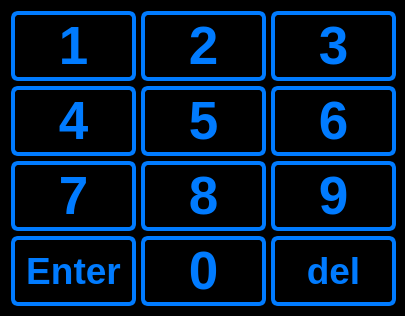
<?xml version="1.0" encoding="UTF-8"?>
<ui version="4.0">
 <class>PasswordWindow2</class>
 <widget class="QDialog" name="PasswordWindow2">
  <property name="geometry">
   <rect>
    <x>0</x>
    <y>0</y>
    <width>405</width>
    <height>316</height>
   </rect>
  </property>
  <property name="minimumSize">
   <size>
    <width>400</width>
    <height>316</height>
   </size>
  </property>
  <property name="maximumSize">
   <size>
    <width>405</width>
    <height>316</height>
   </size>
  </property>
  <property name="windowTitle">
   <string>Passworteingabe</string>
  </property>
  <property name="styleSheet">
   <string notr="true">QWidget
{
	color: rgb(0, 123, 255);	
	background-color: rgb(0, 0, 0);

}

QPushButton {
	background-color: rgb(0, 0, 0);
	color: (0, 123, 255);
    border-width: 4px;
	border-color: rgb(0, 123, 255);
	border-style: solid;
	border-radius: 7;
	padding: 3px;
	padding-left: 5px;
	padding-right: 5px;
}

QPushButton:pressed
{
	color: rgb(239, 151, 0);	
	border-color: rgb(239, 151, 0);
}</string>
  </property>
  <property name="modal">
   <bool>true</bool>
  </property>
  <layout class="QGridLayout" name="gridLayout">
   <item row="0" column="0">
    <widget class="QPushButton" name="PB1">
     <property name="minimumSize">
      <size>
       <width>125</width>
       <height>70</height>
      </size>
     </property>
     <property name="maximumSize">
      <size>
       <width>125</width>
       <height>70</height>
      </size>
     </property>
     <property name="font">
      <font>
       <pointsize>40</pointsize>
       <weight>75</weight>
       <bold>true</bold>
      </font>
     </property>
     <property name="text">
      <string>1</string>
     </property>
    </widget>
   </item>
   <item row="0" column="1">
    <widget class="QPushButton" name="PB2">
     <property name="minimumSize">
      <size>
       <width>125</width>
       <height>70</height>
      </size>
     </property>
     <property name="maximumSize">
      <size>
       <width>125</width>
       <height>70</height>
      </size>
     </property>
     <property name="font">
      <font>
       <pointsize>40</pointsize>
       <weight>75</weight>
       <bold>true</bold>
      </font>
     </property>
     <property name="text">
      <string>2</string>
     </property>
    </widget>
   </item>
   <item row="0" column="2">
    <widget class="QPushButton" name="PB3">
     <property name="minimumSize">
      <size>
       <width>125</width>
       <height>70</height>
      </size>
     </property>
     <property name="maximumSize">
      <size>
       <width>125</width>
       <height>70</height>
      </size>
     </property>
     <property name="font">
      <font>
       <pointsize>40</pointsize>
       <weight>75</weight>
       <bold>true</bold>
      </font>
     </property>
     <property name="text">
      <string>3</string>
     </property>
    </widget>
   </item>
   <item row="1" column="0">
    <widget class="QPushButton" name="PB4">
     <property name="minimumSize">
      <size>
       <width>125</width>
       <height>70</height>
      </size>
     </property>
     <property name="maximumSize">
      <size>
       <width>125</width>
       <height>70</height>
      </size>
     </property>
     <property name="font">
      <font>
       <pointsize>40</pointsize>
       <weight>75</weight>
       <bold>true</bold>
      </font>
     </property>
     <property name="text">
      <string>4</string>
     </property>
    </widget>
   </item>
   <item row="1" column="1">
    <widget class="QPushButton" name="PB5">
     <property name="minimumSize">
      <size>
       <width>125</width>
       <height>70</height>
      </size>
     </property>
     <property name="maximumSize">
      <size>
       <width>125</width>
       <height>70</height>
      </size>
     </property>
     <property name="font">
      <font>
       <pointsize>40</pointsize>
       <weight>75</weight>
       <bold>true</bold>
      </font>
     </property>
     <property name="text">
      <string>5</string>
     </property>
    </widget>
   </item>
   <item row="1" column="2">
    <widget class="QPushButton" name="PB6">
     <property name="minimumSize">
      <size>
       <width>125</width>
       <height>70</height>
      </size>
     </property>
     <property name="maximumSize">
      <size>
       <width>125</width>
       <height>70</height>
      </size>
     </property>
     <property name="font">
      <font>
       <pointsize>40</pointsize>
       <weight>75</weight>
       <bold>true</bold>
      </font>
     </property>
     <property name="text">
      <string>6</string>
     </property>
    </widget>
   </item>
   <item row="2" column="0">
    <widget class="QPushButton" name="PB7">
     <property name="minimumSize">
      <size>
       <width>125</width>
       <height>70</height>
      </size>
     </property>
     <property name="maximumSize">
      <size>
       <width>125</width>
       <height>70</height>
      </size>
     </property>
     <property name="font">
      <font>
       <pointsize>40</pointsize>
       <weight>75</weight>
       <bold>true</bold>
      </font>
     </property>
     <property name="text">
      <string>7</string>
     </property>
    </widget>
   </item>
   <item row="2" column="1">
    <widget class="QPushButton" name="PB8">
     <property name="minimumSize">
      <size>
       <width>125</width>
       <height>70</height>
      </size>
     </property>
     <property name="maximumSize">
      <size>
       <width>125</width>
       <height>70</height>
      </size>
     </property>
     <property name="font">
      <font>
       <pointsize>40</pointsize>
       <weight>75</weight>
       <bold>true</bold>
      </font>
     </property>
     <property name="text">
      <string>8</string>
     </property>
    </widget>
   </item>
   <item row="2" column="2">
    <widget class="QPushButton" name="PB9">
     <property name="minimumSize">
      <size>
       <width>125</width>
       <height>70</height>
      </size>
     </property>
     <property name="maximumSize">
      <size>
       <width>125</width>
       <height>70</height>
      </size>
     </property>
     <property name="font">
      <font>
       <pointsize>40</pointsize>
       <weight>75</weight>
       <bold>true</bold>
      </font>
     </property>
     <property name="text">
      <string>9</string>
     </property>
    </widget>
   </item>
   <item row="3" column="0">
    <widget class="QPushButton" name="PBenter">
     <property name="minimumSize">
      <size>
       <width>125</width>
       <height>70</height>
      </size>
     </property>
     <property name="maximumSize">
      <size>
       <width>125</width>
       <height>70</height>
      </size>
     </property>
     <property name="font">
      <font>
       <pointsize>28</pointsize>
       <weight>75</weight>
       <bold>true</bold>
      </font>
     </property>
     <property name="text">
      <string>Enter</string>
     </property>
    </widget>
   </item>
   <item row="3" column="1">
    <widget class="QPushButton" name="PB0">
     <property name="minimumSize">
      <size>
       <width>125</width>
       <height>70</height>
      </size>
     </property>
     <property name="maximumSize">
      <size>
       <width>125</width>
       <height>70</height>
      </size>
     </property>
     <property name="font">
      <font>
       <pointsize>40</pointsize>
       <weight>75</weight>
       <bold>true</bold>
      </font>
     </property>
     <property name="text">
      <string>0</string>
     </property>
    </widget>
   </item>
   <item row="3" column="2">
    <widget class="QPushButton" name="PBdel">
     <property name="minimumSize">
      <size>
       <width>125</width>
       <height>70</height>
      </size>
     </property>
     <property name="maximumSize">
      <size>
       <width>125</width>
       <height>70</height>
      </size>
     </property>
     <property name="font">
      <font>
       <pointsize>28</pointsize>
       <weight>75</weight>
       <bold>true</bold>
      </font>
     </property>
     <property name="text">
      <string>del</string>
     </property>
    </widget>
   </item>
  </layout>
 </widget>
 <resources/>
 <connections/>
</ui>
